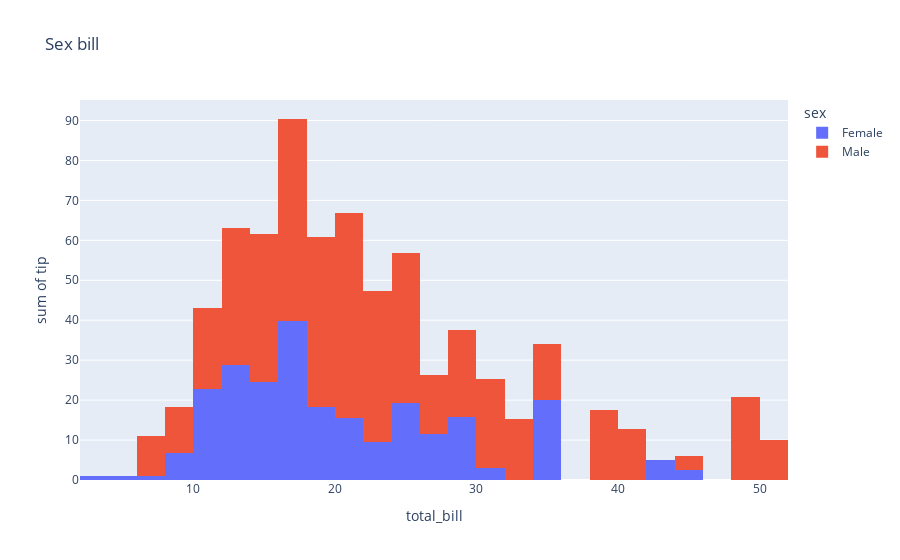

Source (notebook cell):
### Code cell
px.histogram(data, x='total_bill', y='tip', color='sex', title='Sex bill')

### Figure 1 — Plotly figure (JSON) as saved in the notebook; plotly's stock layout.template omitted (floating-point values rounded to 4 significant figures; data arrays with more than 128 entries replaced by an {"elided": "..."} marker saying what was removed)
{"data": [{"alignmentgroup": "True", "bingroup": "x", "histfunc": "sum", "hovertemplate": "sex=Female<br>total_bill=%{x}<br>sum of tip=%{y}<extra></extra>", "legendgroup": "Female", "marker": {"color": "#636efa", "pattern": {"shape": ""}}, "name": "Female", "offsetgroup": "Female", "orientation": "v", "showlegend": true, "type": "histogram", "x": [16.99, 24.59, 35.26, 14.83, 10.33, 16.97, 20.29, 15.77, 19.65, 15.06, 20.69, 16.93, 10.29, 34.81, 26.41, 16.45, 3.07, 17.07, 26.86, 25.28, 14.73, 10.07, 34.83, 5.75, 16.32, 22.75, 11.35, 15.38, 44.3, 22.42, 20.92, 14.31, 7.25, 25.71, 17.31, 10.65, 12.43, 24.08, 13.42, 12.48, 29.8, 14.52, 11.38, 20.27, 11.17, 12.26, 18.26, 8.51, 10.33, 14.15, 13.16, 17.47, 27.05, 16.43, 8.35, 18.64, 11.87, 29.85, 25, 13.39, 16.21, 17.51, 10.59, 10.63, 9.6, 20.9, 18.15, 19.81, 43.11, 13, 12.74, 13, 16.4, 16.47, 12.76, 13.27, 28.17, 12.9, 30.14, 13.42, 15.98, 16.27, 10.09, 22.12, 35.83, 27.18, 18.78], "xaxis": "x", "y": [1.01, 3.61, 5, 3.02, 1.67, 3.5, 2.75, 2.23, 3, 3, 2.45, 3.07, 2.6, 5.2, 1.5, 2.47, 1, 3, 3.14, 5, 2.2, 1.83, 5.17, 1, 4.3, 3.25, 2.5, 3, 2.5, 3.48, 4.08, 4, 1, 4, 3.5, 1.5, 1.8, 2.92, 1.68, 2.52, 4.2, 2, 2, 2.83, 1.5, 2, 3.25, 1.25, 2, 2, 2.75, 3.5, 5, 2.3, 1.5, 1.36, 1.63, 5.14, 3.75, 2.61, 2, 3, 1.61, 2, 4, 3.5, 3.5, 4.19, 5, 2, 2.01, 2, 2.5, 3.23, 2.23, 2.5, 6.5, 1.1, 3.09, 3.48, 3, 2.5, 2, 2.88, 4.67, 2, 3], "yaxis": "y"}, {"alignmentgroup": "True", "bingroup": "x", "histfunc": "sum", "hovertemplate": "sex=Male<br>total_bill=%{x}<br>sum of tip=%{y}<extra></extra>", "legendgroup": "Male", "marker": {"color": "#EF553B", "pattern": {"shape": ""}}, "name": "Male", "offsetgroup": "Male", "orientation": "v", "showlegend": true, "type": "histogram", "x": {"elided": "157 float values"}, "xaxis": "x", "y": {"elided": "157 float values"}, "yaxis": "y"}], "layout": {"barmode": "relative", "legend": {"title": {"text": "sex"}, "tracegroupgap": 0}, "title": {"text": "Sex bill"}, "xaxis": {"anchor": "y", "domain": [0, 1], "title": {"text": "total_bill"}}, "yaxis": {"anchor": "x", "domain": [0, 1], "title": {"text": "sum of tip"}}}}
